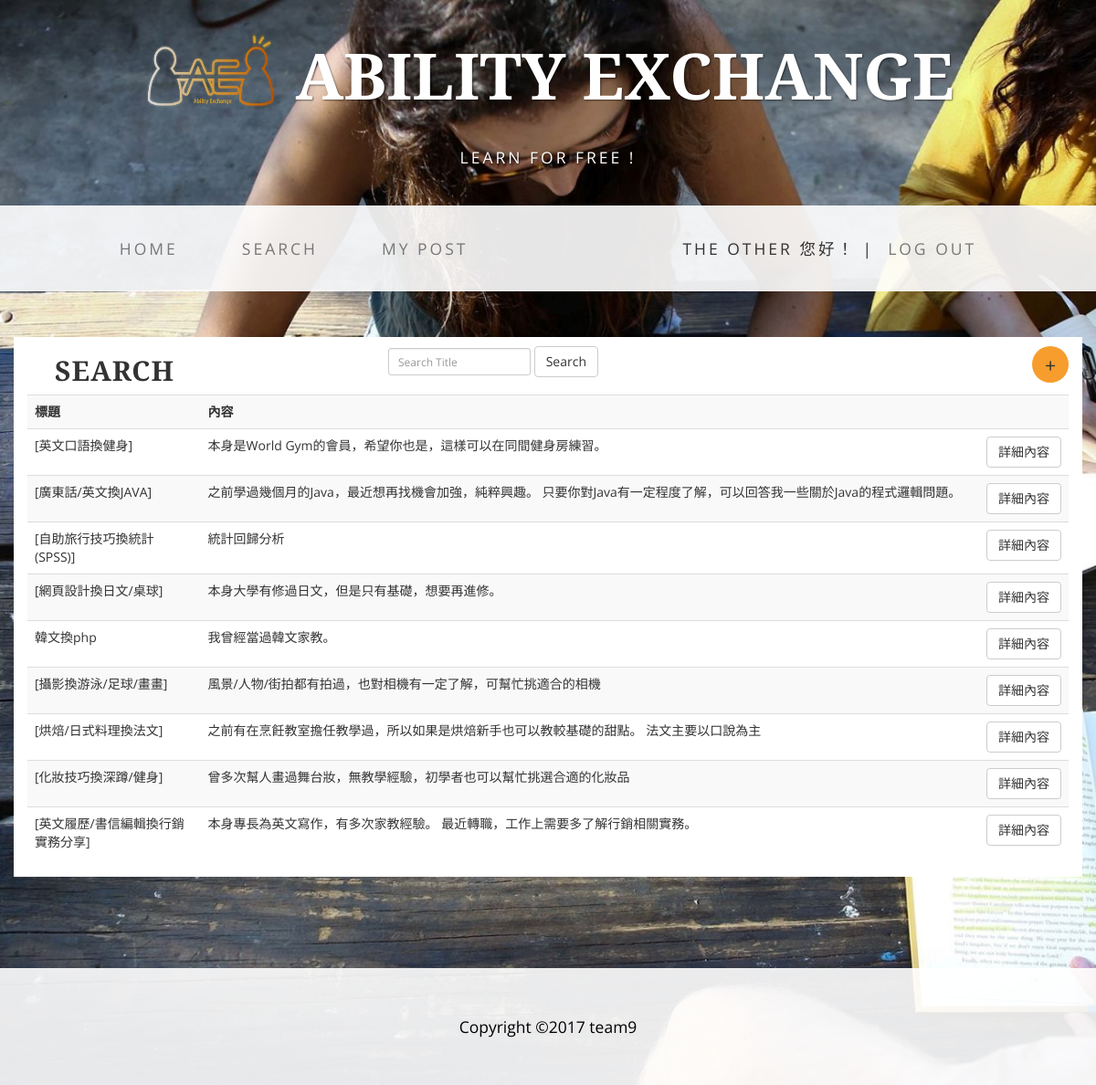
The app's page /PHP/search.php (signed in) with its own data.
### tables this page shows
CREATE TABLE `article` (
  `article_Id` int(11) NOT NULL,
  `id` int(11) NOT NULL,
  `title` varchar(20) NOT NULL,
  `subjectName` varchar(20) NOT NULL,
  `expectedplace` varchar(20) NOT NULL,
  `expectedTime` varchar(20) NOT NULL,
  `descofUser` varchar(50) NOT NULL,
  `descofOthers` varchar(50) NOT NULL,
  `remark` text NOT NULL,
  `clicks` int(11) NOT NULL,
  `Timestampe` date NOT NULL
);

### PHP/function.php (called while the page is built, shortened)
<?php
function get_db_connection() {
    $db = new mysqli('sql109.byethost33.com', 'b33_20231384', 'aeteam09', 'b33_20231384_abilityexchange');
    $db->query('SET NAMES utf8;');
    return $db;
}
function get_post_list(){
    $db=get_db_connection();
    $sql = "SELECT * FROM article;";
    $result = $db->query($sql);
    $array=[];
    while ($article=$result->fetch_assoc()){
        $array[]=$article;
    }
    return $array;
}

### PHP/search.php (the view, shortened to what this page needs)
<?php
    require('function.php');
    if(isset($_POST['title'])){
        $articles=search($_POST['title']);
    }
    else{
        $articles=get_post_list();
    }
?>
<!DOCTYPE html>
<html lang="en">
<head>
    <link href="css/bootstrap.min.css" rel="stylesheet">
    <link href="css/business-casual.css" rel="stylesheet">
</head>
<body>
<div class="brand"><a href="index.php" target="_parent"> <img src="img/AElogo.png" align="middle" alt="" title=" " width="150px" height="120px"></a> ABILITY EXCHANGE </div>
    <div class="address-bar">LEARN for FREE !</div>
    <nav class="navbar navbar-default" role="navigation">
        <div class="container">
            <div class="collapse navbar-collapse" id="bs-example-navbar-collapse-1">
                <ul class="nav navbar-nav">
                    <li>
                        <a href="index.php" target="_parent">Home</a>
                    </li>
                    <li>
                        <a href="search.php" target="_parent">Search</a>
                    </li>
                    <li style="margin-right: -100px">
                        <a href="myPost.php" target="_parent">My Post</a>
                    </li>
                    <li style="margin-left: 300px;margin-top: 35px">
                        <?php
                           echo $_SESSION['name']." 您好！</a> | ";
                        ?>
                    </li>
                    <li style="margin-left: -20px">
                        <?php
                           echo "<a href='logout.php'>log out</a>";
                        ?>
                    </li>
                </ul>
            </div>
        </div>
    </nav>
    <div class="container main_content">
        <div class="col-md-4">
            <div class="col-xs-12 col-sm-8 col-md-2 col-sm-offset-2 col-md-offset-0">
                <h2>Search</h2>
            </div>
        </div>
        <div class="col-md-4">
            <form accept-charset="UTF-8" class="form-inline" method="post" action="search.php">
                <div class="form-group">
                    <input class="form-control input-sm" name="title" placeholder="Search Title" type="text" required>
                </div>
                <button type="submit" class="btn btn-default">Search</button>
            </form>
        </div>
        <form method="post" action="action.php" class="add">
            <button type="submit" class="btn btn-default btn-large button_create" style="float:right" name="action" value="to_Add_page">+</button>
        </form>
        <table class="table table-striped table_show_content">
            <tr>
                <th>標題</th>
                <th>內容</th>
                <th></th>
            </tr>
            <?php
                foreach($articles as $article){
            ?>
            <form method="post" action="post_content.php">
            <tr>
            <td class="col-md-2"><?php echo $article['title'];?></td>
            <td class="col-md-9"><?php echo $article['remark'];?></td>
            <td class="col-md-1"><button type="submit" class="btn btn-default" name="action" value="show_content">詳細內容</button></td>
            </tr>
            </form>
            <?php
                }
            ?>
        </table>
    </div>
     <footer>
        <div class="container">
            <div class="row">
                <div class="col-lg-12 text-center">
                    <p>Copyright &copy;2017 team9</p>
                </div>
            </div>
        </div>
    </footer>
</body>

### css/business-casual.css (style rules this page uses)
body { font-family: "Open Sans","Helvetica Neue",Helvetica,Arial,sans-serif; background: url('../img/bg.jpg') no-repeat center center fixed; -webkit-background-size: cover; -moz-background-size: cover; background-size: cover; -o-background-size: cover; }
h1, h2, h3, h4, h5, h6 { text-transform: uppercase; font-family: "Josefin Slab","Helvetica Neue",Helvetica,Arial,sans-serif; font-weight: 700; letter-spacing: 1px; }
p { font-size: 1.25em; line-height: 1.6; color: #000; }
.brand, .address-bar { display: none; }
.navbar-nav { text-transform: uppercase; font-weight: 400; letter-spacing: 3px; }
footer { background: #fff; background: rgba(255,255,255,0.9); }
footer p { margin: 0; padding: 50px 0; }
@media screen and (min-width:768px) { .brand { display: inherit; margin: 0; padding: 30px 0 10px; text-align: center; text-shadow: 1px 1px 2px rgba(0,0,0,0.5); font-family: "Josefin Slab","Helvetica Neue",Helvetica,Arial,sans-serif; font-size: 5em; font-weight: 700; line-height: normal; color: #fff; } }
@media screen and (min-width:768px) { .address-bar { display: inherit; margin: 0; padding: 0 0 40px; text-align: center; text-shadow: 1px 1px 2px rgba(0,0,0,0.5); text-transform: uppercase; font-size: 1.25em; font-weight: 400; letter-spacing: 3px; color: #fff; } }
@media screen and (min-width:768px) { .navbar { border-radius: 0; } }
@media screen and (min-width:768px) { .navbar { min-height: 0; } }
@media screen and (min-width:768px) { .navbar-default { border: none; background: #fff; background: rgba(255,255,255,0.9); } }
@media screen and (min-width:768px) { .nav>li>a { padding: 35px; } }
@media screen and (min-width:768px) { .navbar-nav>li>a { line-height: normal; } }
@media screen and (min-width:768px) { .navbar-nav { display: table; float: none; margin: 0 auto; table-layout: fixed; font-size: 1.25em; } }

### PHP/search.php (style rules this page uses)
.table_show_content { margin-top:50px; }
.main_content { background:#fff; margin-top:50px; margin-bottom:100px; }
form { margin-top:10px; }
.button_create { width:40px; height:40px; border-radius:99em; font-size:16pt; border:none; background-color:#F79D2D; margin-bottom:5px; }

### records on screen
article: title "[英文口語換健身]", remark "本身是World Gym的會員，希望你也是，這樣可以在同間健身房練習。"
article: title "[廣東話/英文換JAVA]", remark "之前學過幾個月的Java，最近想再找機會加強，純粹興趣。 只要你對Java有一定程度了解，可以回答我一些關於Java的程式邏輯問題。"
article: title "[自助旅行技巧換統計(SPSS)]", remark "統計回歸分析"
article: title "[網頁設計換日文/桌球]", remark "本身大學有修過日文，但是只有基礎，想要再進修。"
article: title "韓文換php", remark "我曾經當過韓文家教。"
article: title "[攝影換游泳/足球/畫畫]", remark "風景/人物/街拍都有拍過，也對相機有一定了解，可幫忙挑適合的相機"
article: title "[烘焙/日式料理換法文]", remark "之前有在烹飪教室擔任教學過，所以如果是烘焙新手也可以教較基礎的甜點。 法文主要以口說為主"
article: title "[化妝技巧換深蹲/健身]", remark "曾多次幫人畫過舞台妝，無教學經驗，初學者也可以幫忙挑選合適的化妝品"
article: title "[英文履歷/書信編輯換行銷實務分享]", remark "本身專長為英文寫作，有多次家教經驗。 最近轉職，工作上需要多了解行銷相關實務。"

### other values on screen
$_SESSION['name'] "THE OTHER"
